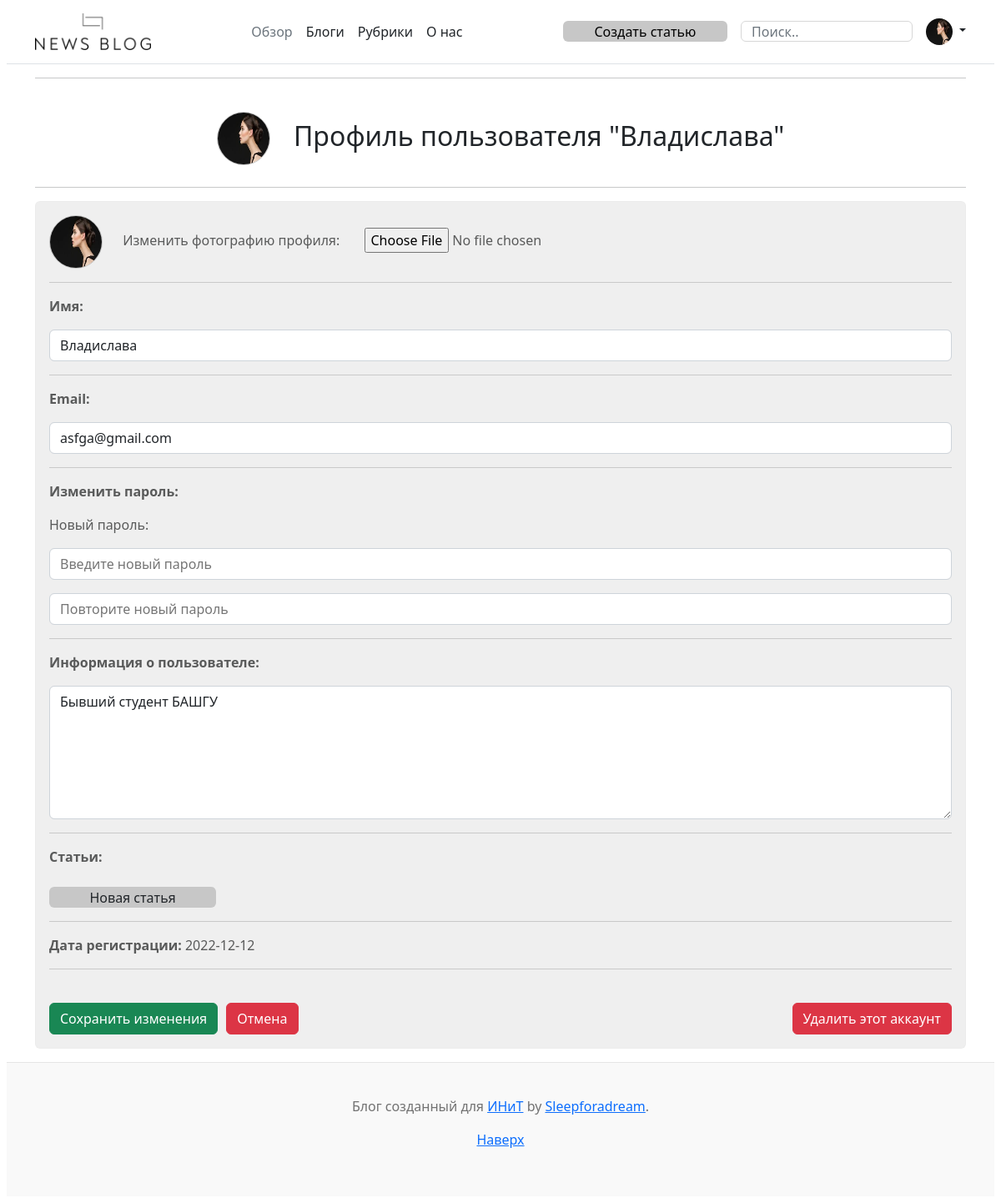
Page /profile_settings/Владислава (signed in) on the committed database.
### app.py (models this page shows, shortened)
class Authorization(db.Model, UserMixin):
    id = db.Column(db.Integer, primary_key=True)
    date = db.Column(db.DateTime, default=datetime.utcnow)
    email = db.Column(db.String(100), unique=True, nullable=False)
    password = db.Column(db.String(100), nullable=False)
    name = db.Column(db.String(1000), unique=True, nullable=False)
    info = db.Column(db.String(1000), nullable=True)
    imgpath = db.Column(db.String(300), nullable=True)

### app.py (the view)
@app.route('/profile_settings/<name>', methods=['POST', 'GET'])
def profile_settings(name):
    Authorization.query.filter(Authorization.name == name).first()
    error = ""
    user = Authorization.query.get(current_user.id)
    if request.method == "POST":
        user.name = request.form['name']
        user.email = request.form['email']
        user.info = request.form['info']
        password = request.form['password']
        password2 = request.form['password2']
        if len(user.name) >= 100 or len(user.email) >= 10000:
            error = "Слишком большое колличство символов в строке"
            return render_template("profile_settings.html", error=error)
        if len(user.name) <= 0 or len(user.email) <= 0:
            error = "Заполните поля: Имя и Email"
            return render_template("profile_settings.html", error=error)
        if password != "" or password2 != "":
            if password != password2:
                error = "Пароли должны совпадать"
                return render_template("profile_settings.html", error=error)
        if password != "":
            pattern_password = re.compile(r'^(?=.*[0-9])(?=.*[!@#$%^&*_()=+?:;"`~/|,<>.-])(?=.*[a-z])(?=.*[A-Z])'
                                          r'[0-9a-zA-Z!@#$%^&*_()=+?:;"`~/|,<>.-]{8,}$')
            is_password = bool(pattern_password.match(password))
            if not is_password:
                error = "Слабый пароль. Пароль должен состоять по крайней мере из восьми символов, содержать символы в " \
                        "верхнем и нижнем регистрах и включать по крайней мере одну цифру"
                return render_template("profile_settings.html", error=error)
            password = generate_password_hash(password)
            user.password = password
        try:
            db.session.commit()
        except:
            return "При редактировании пользователя произошла ошибка"
        else:
            img = request.files['img']
            if img.filename != "":
                if not os.path.exists('static\\img\\users_photo\\' + str(user.id)):
                    os.mkdir('static\\img\\users_photo\\' + str(user.id))
                imgpath = 'static\\img\\users_photo\\' + str(user.id) + '\\' + img.filename
                img.save(imgpath)
                user.imgpath = imgpath
                db.session.commit()
                return redirect('/private_profile')
            return redirect('/private_profile')
    else:
        return render_template("profile_settings.html", error=error)

### app.py (called while the page is built)
@login_manager.user_loader
def load_user(user_id):
    return db.session.query(Authorization).get(user_id)

### templates/profile_settings.html (shortened to what this page needs)
{% extends 'base.html' %}
{% block body %}
<div class="container profile-main">
    <div class="user-title">
        <hr>
        <br>
        <h2><img class="user-img-profile" src='/{{ current_user.imgpath }}' alt="mdo" width="64" height="64">
            Профиль пользователя "{{ current_user.name }}"
        </h2>
        <hr>
    </div>
    <div class="user-info">
        <form method="post" enctype="multipart/form-data">
            <div class="select-headings">
                <div class="image-upload-heading">
                    <div class="image-selector">
                        <img class="user-img-profile" src='/{{ current_user.imgpath }}' alt="mdo" width="64"
                             height="64">
                        <label class="label-upload-image" for="img">Изменить фотографию профиля:</label>
                        <input class="button-upload-image" type="file" name="img" id="img"
                               accept="image/jpeg,image/png">
                    </div>
                </div>
            </div>
            <hr>
            <b>Имя:</b><input type="text" name="name" id="name" class="form-control2"
                              value="{{ current_user.name }}"
                              placeholder="Введите свое имя">
            <hr>
            <b>Email:</b><input type="email" name="email" id="email" class="form-control2"
                                value="{{ current_user.email }}"
                                placeholder="Введите email">
            <hr>
            <p><b>Изменить пароль:</b></p>
            <p>Новый пароль:</p>
            <input type="password" name="password" id="password" class="form-control2"
                   placeholder="Введите новый пароль" value="">
            <input type="password" name="password2" id="password2" class="form-control2"
                   placeholder="Повторите новый пароль" value="">
            <hr>
            <b>Информация о пользователе:</b>
            <br>
            <textarea style="width:100%; height:10em;" name="info" id="info" class="form-control2"
                      placeholder="Введите информацию о себе">{{ current_user.info }}</textarea>
            <hr>
            <a><b>Статьи:</b>
                <br>
                <br>
                <a href="/create-article" class="btn btn-change">Новая статья</a>
            </a>
            <hr>
            <p><b>Дата регистрации:</b> {{ current_user.date.date() }}</p>
            <hr>
            <br>
            <div class ="profile-submit-box">
                <div class="upload-image">
                    <input type="submit" class="btn btn-submit" value="Сохранить изменения">
                    <a href="/" class="btn btn-danger reset-button" type="button">Отмена</a>
                </div>
                <div>
                    <a href="/profile_settings/{{ current_user.name }}/delete" class="btn btn-danger">Удалить этот
                        аккаунт</a>
                </div>
            </div>
        </form>
    </div>
</div>
{% endblock %}

### rows in the picture
Authorization: name "Владислава", email "asfga@gmail.com", info "Бывший студент БАШГУ", date "2022-12-12"
